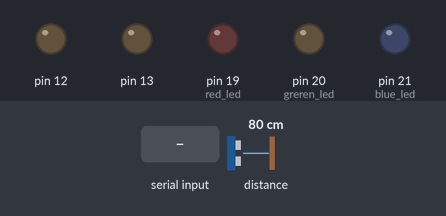
Bench run of a program on a simulated Arduino Mega 2560, built with avr-gcc and run on an emulated ATmega2560. Parts: output pins drawn as LEDs (lit = HIGH). The inputs (shaded band) are chosen by the test bench; at power-on: distance to the obstacle 80 cm. The echo pulse lasts 58.3 µs per cm; what the program prints to the serial monitor is not drawn.

Above: at 1.2 s.
1.3 s: "1" received over Serial
At 2.9 s:
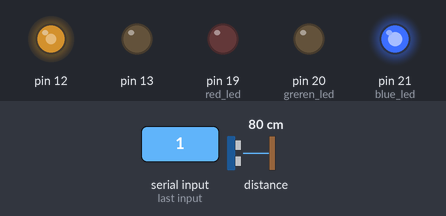
At 4.12 s:
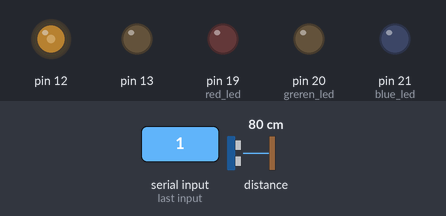
4.3 s: distance to the obstacle set to 2 cm
At 4.75 s:
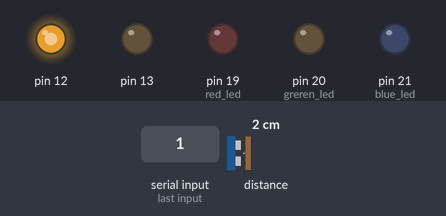
Timing chart, 0 to 13.3 s (numbered marks = the images above; inputs shaded):
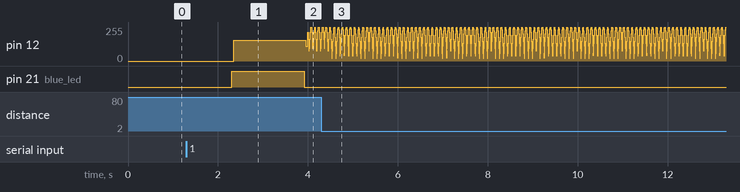

The program:

main.cpp
```cpp
#include <Arduino.h>
#include <TNCTransceiver.h>

#define control_pin 23
#define TX_controlPin 22
#define AF_IN 0
#define verbros false
#define red_led 19
#define greren_led 20
#define blue_led 21

bool complete=false;
char s[500];
int num = 0;


String inputString = "";         // a String to hold incoming data
bool stringComplete = false;  // whether the string is complete

TNCTransceiver TNC(AF_IN,control_pin);


void setup() {
  pinMode(red_led,OUTPUT);
  pinMode(greren_led,OUTPUT);
  pinMode(blue_led,OUTPUT);
  Serial.begin(9600);
  TNC.begin(verbros);
  pinMode(TX_controlPin,INPUT);
  //TNC.Transmit_start();
  TNC.Transmit_stop();
  Serial.println("Started");
  //cli();
}

void clear_buff(char *s,int size){
  for(int i=0;i<size;i++){
    s[i]='\0';
  }
}

void loop() {

  // if(digitalRead(control_pin)){
  //   digitalWrite(blue_led,0);
  //   digitalWrite(red_led,1);

//    RECEIVER


    if(TNC.receive(s)){
      digitalWrite(greren_led,1);
      for(unsigned int i=0;i<strlen(s);i++){
        Serial.print(s[i]);
      }Serial.println(" ");
      digitalWrite(greren_led,0);
      clear_buff(s,500);
      if(verbros)Serial.println("Stopped");
    }

//    Transmitter


  if(stringComplete==true){
    stringComplete = false;
    Serial.print("Received= "+inputString);
    inputString.toCharArray(s,inputString.length()+1);
    for(int i=0;i<50;i++){
      Serial.print(s[i]);
    }
    digitalWrite(red_led,0);
    digitalWrite(blue_led,1);
    TNC.Transmit_start();
    delay(100);
    Serial.println("Transmitting");
    TNC.modulate(s);
    clear_buff(s,500);
    delay(1000);
    digitalWrite(blue_led,0);
  }

}

void serialEvent() {
  while (Serial.available()) {
    // get the new byte:
    //char inChar = (char)Serial.read();
    // add it to the inputString:
    inputString  = Serial.readString();//+= inChar;
    // if the incoming character is a newline, set a flag so the main loop can
    // do something about it:
    // if (inChar == '\n') {
    //   stringComplete = true;
    // }
    stringComplete = true;
  }

}
```

TNCTransceiver.cpp
```cpp
#include <TNCTransceiver.h>

volatile bool dt = true, ct = true;
volatile bool msg = true;

#define counterRegister 320
const int steps = counterRegister/2;
volatile unsigned int counter = 0;
int *dutyCycle_A= new int[steps];
int *dutyCycle_B= new int[steps];

ISR(TIMER1_OVF_vect){

    if(msg==false && ct==false){
      OCR1B = dutyCycle_B[counter];
    }else if (msg==true && ct == false)
    {
      OCR1B = dutyCycle_A[counter];
    }else{
      OCR1B = dutyCycle_A[counter];
    }
    OCR1A = counterRegister/2;//dutyCycle_A[counter];
    counter++;
    if(counter==(steps/4)){
      counter=0;
      ct = true;
    }

}


TNCTransceiver::TNCTransceiver(int AF_pin, int control_pin):
AF_pin(AF_pin),control_pin(control_pin)
{
}

TNCTransceiver::~TNCTransceiver()
{
}

void TNCTransceiver::begin(bool verbros){
    pinMode(AF_pin,INPUT);
    pinMode(control_pin,INPUT);
    debug = verbros;
  for(int i=0; i<steps/4; i++){
    dutyCycle_A[i] = counterRegister*solve(TetaToradian(teta(i)),frequency_A);
    dutyCycle_B[i] = counterRegister*solve(TetaToradian(teta(i)),frequency_B);
  }

  if(debug)Serial.println("Setup duty done!");
  delay(1);

  setup_freq();
  Transmit_stop();
  if(debug)Serial.println("Setup frequency done!");
}

void TNCTransceiver::bits_to_char(bool buffer[], int buff_size, char *msg){
  int num_of_char = buff_size/8;
  char *s = new char[num_of_char];
  char x = 0x01;
  int inc=0;


  bool data[8];// = new bool[8];

  for(int i=0;i<num_of_char;i++){
    for(int j=0;j<8;j++){
      data[j] = buffer[inc];
      inc++;
    }
    s[i] = 0x00;
    for(int j=8;j>0;j--){
      s[i] = s[i] | (data[j-1] * x);
      x = x << 1;
    }
    x=0x01;
  }
  //char *msg= new char[num_of_char];
  for(int i=0;i<num_of_char;i++){
    msg[i] = s[num_of_char-(i+1)];
  }
  if(debug){
    for(int i=0;i<num_of_char;i++){
      Serial.print(s[num_of_char-(i+1)]);
    }
    Serial.println("");
  }
  delete [] s;
  //delete [] msg;
}

char  TNCTransceiver::decode(){
  cli();
    period = pulseIn(AF_pin,HIGH,10000);
    if(period>400 && period<650){
      bit = 1;
    }else if(period>140 && period<350){
      period = pulseIn(AF_pin,HIGH,10000);
      if(period>140 && period<330){
         bit = 0;
      }else{
        bit =  -1;
      }
    }
    else{
      bit = -1;
     }
    sei();
    return bit;

}
bool TNCTransceiver::receive(char *msg){
  char bit=1;
  int counter=0;
  int bit_counter=0;
  while(bit){ // wait for start bit
    bit = decode();
    if(bit<0){
      if(debug)Serial.println("No signal");
      return false; //digitalRead(control_pin) ||  terminate if control pin is low
    }
  }
  flag = false;
  while(1){

    while (flag==false)
    {
      bit = decode();
      if(bit>=0){
        buffer[counter] = bit;
      }else{
        if(debug)Serial.println("Error!");
        counter = 0;
        return false;
      }
      counter++;
      bit_counter++;
      if(bit_counter==8){
        bit_counter=0; // clear
        flag=true;
      }
    }

    bit = decode();
    if(bit==1 && decode()==0){
      flag = false;
    }else{
      if(debug)Serial.println("end!");
      break;
    }
  }
  if(debug)Serial.println("counter = "+String(counter));
  bool *buff = new bool[counter];
  for(int i=0;i<counter;i++)
  {
    buff[i] = buffer[counter-(i+1)];
    //msg[i] = buffer[counter-(i+1)];
  }
  bits_to_char(buff, counter,msg);
  delete [] buff;

  return true;

}


void TNCTransceiver::setup_freq(){
  cli(); // stop global interrupt
      // Register initilisation, see datasheet for more detail.
    TCCR1A = 0b10100010;
       /*10 clear on match, set at BOTTOM for compA.
         10 clear on match, set at BOTTOM for compB.
         00
         10 WGM1 1:0 for waveform 15.
       */
    TCCR1B = 0b00011001;
       /*000
         11 WGM1 3:2 for waveform 15.
         001 no prescale on the counter.
       */
    //TIMSK1 = 0b00000001;
       /*0000000
         1 TOV1 Flag interrupt enable.
       */
    ICR1   = counterRegister;     // Period for 16MHz crystal, for a switching frequency of 100KHz for 400 subdevisions per 50Hz sin wave cycle.
    sei();             // Enable global interrupts.
    //DDRB = 0b11111111; // Set PB1 and PB2 as outputs.
    pinMode(12,OUTPUT);
    pinMode(13,OUTPUT);
}
char TNCTransceiver::intTochar(int num) {
	switch (num)
	{
    case 0:
      return '0';
    case 1:
      return '1';
    case 2:
      return '2';
    case 3:
      return '3';
    case 4:
      return '4';
    case 5:
      return '5';
    case 6:
      return '6';
    case 7:
      return '7';
    case 8:
      return '8';
    case 9:
      return '9';
    default:
      break;
	}
}

int TNCTransceiver::len(char s[]){
  int c=0;
  while(s[c]){
    c++;
  }
  return c;
}

void TNCTransceiver::floatTocharArray(char *s, double num) {
	int temp = 0;
	temp = num / 1000;
	s[0] = intTochar(temp);
	temp = (num / 100);
	temp %= 10;
	s[1] = intTochar(temp);
	temp = (num / 10);
	temp %= 10;
	s[2] = intTochar(temp);
	temp = (num);
	temp %= 10;
	s[3] = intTochar(temp);
	temp = (num * 10);
	temp %= 10;
	s[5] = intTochar(temp);
	temp = (num * 100);
	temp %= 10;
	s[6] = intTochar(temp);
  s[4]='.';
}

void TNCTransceiver::modulate(char *s){

  int listSize = (len(s)*10);
  bool *list = new bool[listSize];
  int inc=0;

  for(int i =0; i<len(s); i++){ //select character
    char x = 0x01;
    list[inc] = false;
    inc++;

    for(int j=0;j<8;j++){
      list[inc] = (s[i] & x)? true: false;
      inc++;
      x = x<<1;
    }
    list[inc] = true;
    inc++;
  }
  sei();
  while(counter!=0);
  for(int i=0; i<listSize;i++){
    msg = list[i];
    ct = false;
    while(ct==false);
  }

  delete [] list;
  OCR1B = 0;
}

void TNCTransceiver::Transmit_start(){
  TIMSK1 = 1;
  delay(500);
}

void TNCTransceiver::Transmit_stop(){
  OCR1B = 0;
  OCR1A = 0;
  TIMSK1 = 0;
}
```

TNCTransceiver.h
```cpp
#ifndef TNCTRANSCEIVER_H
#define TNCTRANSCEIVER_H

#include <Arduino.h>


class TNCTransceiver{

private:
//Receiver
    const int AF_pin;
    const int control_pin;
    long period;
    bool flag=true;
    bool buffer[1000];
    char bit = 1;
    bool debug = false;
// Transmitter


const int frequency_A = 1;
const int frequency_B = 2;
#define teta(V) (V*(9.0/2.0))
#define TetaToradian(T) ((T*PI)/180)
#define solve(teta,f) (abs(sin(teta*f)))


private:
    void bits_to_char(bool buffer[], int buff_size,char *msg);
    char decode();
    void setup_freq();

    int len(char s[]);
    char intTochar(int num);
    char *myString="";


public:

    TNCTransceiver(int AF_pin,int control_pin);
    ~TNCTransceiver();
    void floatTocharArray(char *s, double num);
    void begin(bool verbros);
    bool receive(char *msg);
    void modulate(char *s);
    void Transmit_start();
    void Transmit_stop();


};


#endif
```
